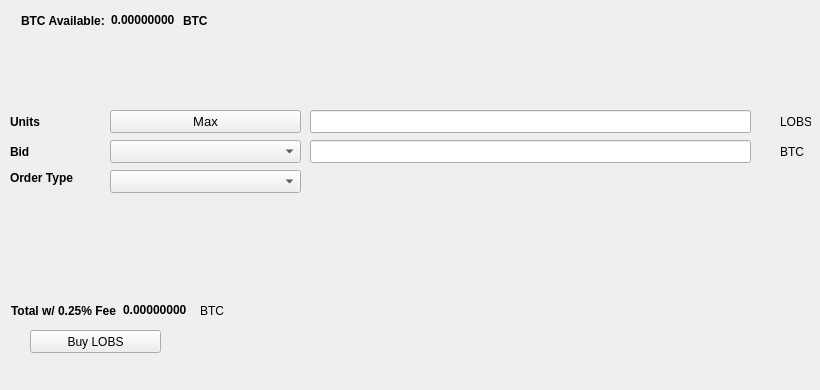
   <widget class="QWidget" name="BuyTab">
    <attribute name="title">
     <string>Buy</string>
    </attribute>
    <widget class="QPushButton" name="BuyLOBS">
     <property name="geometry">
      <rect>
       <x>30</x>
       <y>330</y>
       <width>131</width>
       <height>23</height>
      </rect>
     </property>
     <property name="text">
      <string>Buy LOBS</string>
     </property>
     <property name="icon">
      <iconset resource="../lobstex.qrc">
       <normaloff>:/icons/bitcoin</normaloff>:/icons/bitcoin</iconset>
     </property>
    </widget>
    <widget class="QLabel" name="label_3">
     <property name="geometry">
      <rect>
       <x>10</x>
       <y>110</y>
       <width>46</width>
       <height>23</height>
      </rect>
     </property>
     <property name="font">
      <font>
       <weight>75</weight>
       <bold>true</bold>
      </font>
     </property>
     <property name="text">
      <string>Units</string>
     </property>
    </widget>
    <widget class="QLineEdit" name="UnitsInput">
     <property name="geometry">
      <rect>
       <x>310</x>
       <y>110</y>
       <width>441</width>
       <height>23</height>
      </rect>
     </property>
     <property name="font">
      <font>
       <pointsize>9</pointsize>
       <weight>75</weight>
       <bold>true</bold>
      </font>
     </property>
    </widget>
    <widget class="QLineEdit" name="BuyBidPriceEdit">
     <property name="geometry">
      <rect>
       <x>310</x>
       <y>140</y>
       <width>441</width>
       <height>23</height>
      </rect>
     </property>
     <property name="font">
      <font>
       <pointsize>9</pointsize>
       <weight>75</weight>
       <bold>true</bold>
      </font>
     </property>
    </widget>
    <widget class="QLabel" name="label_4">
     <property name="geometry">
      <rect>
       <x>780</x>
       <y>110</y>
       <width>31</width>
       <height>23</height>
      </rect>
     </property>
     <property name="text">
      <string>LOBS</string>
     </property>
    </widget>
    <widget class="QLabel" name="label_5">
     <property name="geometry">
      <rect>
       <x>780</x>
       <y>140</y>
       <width>31</width>
       <height>23</height>
      </rect>
     </property>
     <property name="text">
      <string>BTC</string>
     </property>
    </widget>
    <widget class="QLabel" name="label_6">
     <property name="geometry">
      <rect>
       <x>10</x>
       <y>140</y>
       <width>46</width>
       <height>23</height>
      </rect>
     </property>
     <property name="font">
      <font>
       <weight>75</weight>
       <bold>true</bold>
      </font>
     </property>
     <property name="text">
      <string>Bid</string>
     </property>
    </widget>
    <widget class="QLabel" name="label_7">
     <property name="geometry">
      <rect>
       <x>10</x>
       <y>170</y>
       <width>91</width>
       <height>16</height>
      </rect>
     </property>
     <property name="font">
      <font>
       <weight>75</weight>
       <bold>true</bold>
      </font>
     </property>
     <property name="text">
      <string>Order Type</string>
     </property>
    </widget>
    <widget class="QPushButton" name="Buy_Max_Amount">
     <property name="geometry">
      <rect>
       <x>110</x>
       <y>110</y>
       <width>191</width>
       <height>23</height>
      </rect>
     </property>
     <property name="font">
      <font>
       <pointsize>10</pointsize>
      </font>
     </property>
     <property name="text">
      <string>Max</string>
     </property>
    </widget>
    <widget class="QComboBox" name="BuyBidcomboBox">
     <property name="geometry">
      <rect>
       <x>110</x>
       <y>140</y>
       <width>191</width>
       <height>23</height>
      </rect>
     </property>
     <property name="font">
      <font>
       <pointsize>10</pointsize>
      </font>
     </property>
    </widget>
    <widget class="QComboBox" name="buyOrdertypeCombo">
     <property name="geometry">
      <rect>
       <x>110</x>
       <y>170</y>
       <width>191</width>
       <height>23</height>
      </rect>
     </property>
     <property name="font">
      <font>
       <pointsize>10</pointsize>
      </font>
     </property>
    </widget>
    <widget class="QWidget" name="layoutWidget1">
     <property name="geometry">
      <rect>
       <x>21</x>
       <y>11</y>
       <width>227</width>
       <height>19</height>
      </rect>
     </property>
     <layout class="QHBoxLayout" name="horizontalLayout_3">
      <item>
       <widget class="QLabel" name="label232">
        <property name="font">
         <font>
          <weight>75</weight>
          <bold>true</bold>
         </font>
        </property>
        <property name="text">
         <string>BTC Available:</string>
        </property>
       </widget>
      </item>
      <item>
       <widget class="QLabel" name="BtcAvailableLbl">
        <property name="palette">
         <palette>
          <active>
           <colorrole role="WindowText">
            <brush brushstyle="SolidPattern">
             <color alpha="255">
              <red>0</red>
              <green>0</green>
              <blue>0</blue>
             </color>
            </brush>
           </colorrole>
           <colorrole role="Button">
            <brush brushstyle="SolidPattern">
             <color alpha="255">
              <red>0</red>
              <green>170</green>
              <blue>0</blue>
             </color>
            </brush>
           </colorrole>
           <colorrole role="Light">
            <brush brushstyle="SolidPattern">
             <color alpha="255">
              <red>0</red>
              <green>255</green>
              <blue>0</blue>
             </color>
            </brush>
           </colorrole>
           <colorrole role="Midlight">
            <brush brushstyle="SolidPattern">
             <color alpha="255">
              <red>0</red>
              <green>212</green>
              <blue>0</blue>
             </color>
            </brush>
           </colorrole>
           <colorrole role="Dark">
            <brush brushstyle="SolidPattern">
             <color alpha="255">
              <red>0</red>
              <green>85</green>
              <blue>0</blue>
             </color>
            </brush>
           </colorrole>
           <colorrole role="Mid">
            <brush brushstyle="SolidPattern">
             <color alpha="255">
              <red>0</red>
              <green>113</green>
              <blue>0</blue>
             </color>
            </brush>
           </colorrole>
           <colorrole role="Text">
            <brush brushstyle="SolidPattern">
             <color alpha="255">
              <red>0</red>
              <green>170</green>
              <blue>0</blue>
             </color>
            </brush>
           </colorrole>
           <colorrole role="BrightText">
            <brush brushstyle="SolidPattern">
             <color alpha="255">
              <red>255</red>
              <green>255</green>
              <blue>255</blue>
             </color>
            </brush>
           </colorrole>
           <colorrole role="ButtonText">
            <brush brushstyle="SolidPattern">
             <color alpha="255">
              <red>0</red>
              <green>0</green>
              <blue>0</blue>
             </color>
            </brush>
           </colorrole>
           <colorrole role="Base">
            <brush brushstyle="SolidPattern">
             <color alpha="255">
              <red>255</red>
              <green>255</green>
              <blue>255</blue>
             </color>
            </brush>
           </colorrole>
           <colorrole role="Window">
            <brush brushstyle="SolidPattern">
             <color alpha="255">
              <red>0</red>
              <green>170</green>
              <blue>0</blue>
             </color>
            </brush>
           </colorrole>
           <colorrole role="Shadow">
            <brush brushstyle="SolidPattern">
             <color alpha="255">
              <red>0</red>
              <green>0</green>
              <blue>0</blue>
             </color>
            </brush>
           </colorrole>
           <colorrole role="AlternateBase">
            <brush brushstyle="SolidPattern">
             <color alpha="255">
              <red>127</red>
              <green>212</green>
              <blue>127</blue>
             </color>
            </brush>
           </colorrole>
           <colorrole role="ToolTipBase">
            <brush brushstyle="SolidPattern">
             <color alpha="255">
              <red>255</red>
              <green>255</green>
              <blue>220</blue>
             </color>
            </brush>
           </colorrole>
           <colorrole role="ToolTipText">
            <brush brushstyle="SolidPattern">
             <color alpha="255">
              <red>0</red>
              <green>0</green>
              <blue>0</blue>
             </color>
            </brush>
           </colorrole>
          </active>
          <inactive>
           <colorrole role="WindowText">
            <brush brushstyle="SolidPattern">
             <color alpha="255">
              <red>0</red>
              <green>0</green>
              <blue>0</blue>
             </color>
            </brush>
           </colorrole>
           <colorrole role="Button">
            <brush brushstyle="SolidPattern">
             <color alpha="255">
              <red>0</red>
              <green>170</green>
              <blue>0</blue>
             </color>
            </brush>
           </colorrole>
           <colorrole role="Light">
            <brush brushstyle="SolidPattern">
             <color alpha="255">
              <red>0</red>
              <green>255</green>
              <blue>0</blue>
             </color>
            </brush>
           </colorrole>
           <colorrole role="Midlight">
            <brush brushstyle="SolidPattern">
             <color alpha="255">
              <red>0</red>
              <green>212</green>
              <blue>0</blue>
             </color>
            </brush>
           </colorrole>
           <colorrole role="Dark">
            <brush brushstyle="SolidPattern">
             <color alpha="255">
              <red>0</red>
              <green>85</green>
              <blue>0</blue>
             </color>
            </brush>
           </colorrole>
           <colorrole role="Mid">
            <brush brushstyle="SolidPattern">
             <color alpha="255">
              <red>0</red>
              <green>113</green>
              <blue>0</blue>
             </color>
            </brush>
           </colorrole>
           <colorrole role="Text">
            <brush brushstyle="SolidPattern">
             <color alpha="255">
              <red>0</red>
              <green>170</green>
              <blue>0</blue>
             </color>
            </brush>
           </colorrole>
           <colorrole role="BrightText">
            <brush brushstyle="SolidPattern">
             <color alpha="255">
              <red>255</red>
              <green>255</green>
              <blue>255</blue>
             </color>
            </brush>
           </colorrole>
           <colorrole role="ButtonText">
            <brush brushstyle="SolidPattern">
             <color alpha="255">
              <red>0</red>
              <green>0</green>
              <blue>0</blue>
             </color>
            </brush>
           </colorrole>
           <colorrole role="Base">
            <brush brushstyle="SolidPattern">
             <color alpha="255">
              <red>255</red>
              <green>255</green>
              <blue>255</blue>
             </color>
            </brush>
           </colorrole>
           <colorrole role="Window">
            <brush brushstyle="SolidPattern">
             <color alpha="255">
              <red>0</red>
              <green>170</green>
              <blue>0</blue>
             </color>
            </brush>
           </colorrole>
           <colorrole role="Shadow">
            <brush brushstyle="SolidPattern">
             <color alpha="255">
              <red>0</red>
              <green>0</green>
              <blue>0</blue>
             </color>
            </brush>
           </colorrole>
           <colorrole role="AlternateBase">
            <brush brushstyle="SolidPattern">
             <color alpha="255">
              <red>127</red>
              <green>212</green>
              <blue>127</blue>
             </color>
            </brush>
           </colorrole>
           <colorrole role="ToolTipBase">
            <brush brushstyle="SolidPattern">
             <color alpha="255">
              <red>255</red>
              <green>255</green>
              <blue>220</blue>
             </color>
            </brush>
           </colorrole>
           <colorrole role="ToolTipText">
            <brush brushstyle="SolidPattern">
             <color alpha="255">
              <red>0</red>
              <green>0</green>
              <blue>0</blue>
             </color>
            </brush>
           </colorrole>
          </inactive>
          <disabled>
           <colorrole role="WindowText">
            <brush brushstyle="SolidPattern">
             <color alpha="255">
              <red>0</red>
              <green>85</green>
              <blue>0</blue>
             </color>
            </brush>
           </colorrole>
           <colorrole role="Button">
            <brush brushstyle="SolidPattern">
             <color alpha="255">
              <red>0</red>
              <green>170</green>
              <blue>0</blue>
             </color>
            </brush>
           </colorrole>
           <colorrole role="Light">
            <brush brushstyle="SolidPattern">
             <color alpha="255">
              <red>0</red>
              <green>255</green>
              <blue>0</blue>
             </color>
            </brush>
           </colorrole>
           <colorrole role="Midlight">
            <brush brushstyle="SolidPattern">
             <color alpha="255">
              <red>0</red>
              <green>212</green>
              <blue>0</blue>
             </color>
            </brush>
           </colorrole>
           <colorrole role="Dark">
            <brush brushstyle="SolidPattern">
             <color alpha="255">
              <red>0</red>
              <green>85</green>
              <blue>0</blue>
             </color>
            </brush>
           </colorrole>
           <colorrole role="Mid">
            <brush brushstyle="SolidPattern">
             <color alpha="255">
              <red>0</red>
              <green>113</green>
              <blue>0</blue>
             </color>
            </brush>
           </colorrole>
           <colorrole role="Text">
            <brush brushstyle="SolidPattern">
             <color alpha="255">
              <red>0</red>
              <green>85</green>
              <blue>0</blue>
             </color>
            </brush>
           </colorrole>
           <colorrole role="BrightText">
            <brush brushstyle="SolidPattern">
             <color alpha="255">
              <red>255</red>
              <green>255</green>
              <blue>255</blue>
             </color>
            </brush>
           </colorrole>
           <colorrole role="ButtonText">
            <brush brushstyle="SolidPattern">
             <color alpha="255">
              <red>0</red>
              <green>85</green>
              <blue>0</blue>
             </color>
            </brush>
           </colorrole>
           <colorrole role="Base">
            <brush brushstyle="SolidPattern">
             <color alpha="255">
              <red>0</red>
              <green>170</green>
              <blue>0</blue>
             </color>
            </brush>
           </colorrole>
           <colorrole role="Window">
            <brush brushstyle="SolidPattern">
             <color alpha="255">
              <red>0</red>
              <green>170</green>
              <blue>0</blue>
             </color>
            </brush>
           </colorrole>
           <colorrole role="Shadow">
            <brush brushstyle="SolidPattern">
             <color alpha="255">
              <red>0</red>
              <green>0</green>
              <blue>0</blue>
             </color>
            </brush>
           </colorrole>
           <colorrole role="AlternateBase">
            <brush brushstyle="SolidPattern">
             <color alpha="255">
              <red>0</red>
              <green>170</green>
              <blue>0</blue>
             </color>
            </brush>
           </colorrole>
           <colorrole role="ToolTipBase">
            <brush brushstyle="SolidPattern">
             <color alpha="255">
              <red>255</red>
              <green>255</green>
              <blue>220</blue>
             </color>
            </brush>
           </colorrole>
           <colorrole role="ToolTipText">
            <brush brushstyle="SolidPattern">
             <color alpha="255">
              <red>0</red>
              <green>0</green>
              <blue>0</blue>
             </color>
            </brush>
           </colorrole>
          </disabled>
         </palette>
        </property>
        <property name="font">
         <font>
          <weight>75</weight>
          <bold>true</bold>
         </font>
        </property>
        <property name="text">
         <string>0.00000000</string>
        </property>
        <property name="textInteractionFlags">
         <set>Qt::LinksAccessibleByMouse|Qt::TextSelectableByKeyboard|Qt::TextSelectableByMouse</set>
        </property>
       </widget>
      </item>
      <item>
       <widget class="QLabel" name="BtcAvailableLbl_2">
        <property name="font">
         <font>
          <weight>75</weight>
          <bold>true</bold>
         </font>
        </property>
        <property name="text">
         <string>BTC</string>
        </property>
       </widget>
      </item>
     </layout>
    </widget>
    <widget class="QWidget" name="layoutWidge2">
     <property name="geometry">
      <rect>
       <x>11</x>
       <y>301</y>
       <width>259</width>
       <height>19</height>
      </rect>
     </property>
     <layout class="QHBoxLayout" name="horizontalLayout_4">
      <item>
       <widget class="QLabel" name="label_9">
        <property name="font">
         <font>
          <weight>75</weight>
          <bold>true</bold>
         </font>
        </property>
        <property name="text">
         <string>Total w/ 0.25% Fee</string>
        </property>
       </widget>
      </item>
      <item>
       <widget class="QLabel" name="BuyCostLabel">
        <property name="palette">
         <palette>
          <active>
           <colorrole role="WindowText">
            <brush brushstyle="SolidPattern">
             <color alpha="255">
              <red>0</red>
              <green>0</green>
              <blue>0</blue>
             </color>
            </brush>
           </colorrole>
           <colorrole role="Button">
            <brush brushstyle="SolidPattern">
             <color alpha="255">
              <red>0</red>
              <green>170</green>
              <blue>0</blue>
             </color>
            </brush>
           </colorrole>
           <colorrole role="Light">
            <brush brushstyle="SolidPattern">
             <color alpha="255">
              <red>0</red>
              <green>255</green>
              <blue>0</blue>
             </color>
            </brush>
           </colorrole>
           <colorrole role="Midlight">
            <brush brushstyle="SolidPattern">
             <color alpha="255">
              <red>0</red>
              <green>212</green>
              <blue>0</blue>
             </color>
            </brush>
           </colorrole>
           <colorrole role="Dark">
            <brush brushstyle="SolidPattern">
             <color alpha="255">
              <red>0</red>
              <green>85</green>
              <blue>0</blue>
             </color>
            </brush>
           </colorrole>
           <colorrole role="Mid">
            <brush brushstyle="SolidPattern">
             <color alpha="255">
              <red>0</red>
              <green>113</green>
              <blue>0</blue>
             </color>
            </brush>
           </colorrole>
           <colorrole role="Text">
            <brush brushstyle="SolidPattern">
             <color alpha="255">
              <red>0</red>
              <green>170</green>
              <blue>0</blue>
             </color>
            </brush>
           </colorrole>
           <colorrole role="BrightText">
            <brush brushstyle="SolidPattern">
             <color alpha="255">
              <red>255</red>
              <green>255</green>
              <blue>255</blue>
             </color>
            </brush>
           </colorrole>
           <colorrole role="ButtonText">
            <brush brushstyle="SolidPattern">
             <color alpha="255">
              <red>0</red>
              <green>0</green>
              <blue>0</blue>
             </color>
            </brush>
           </colorrole>
           <colorrole role="Base">
            <brush brushstyle="SolidPattern">
             <color alpha="255">
              <red>255</red>
              <green>255</green>
              <blue>255</blue>
             </color>
            </brush>
           </colorrole>
           <colorrole role="Window">
            <brush brushstyle="SolidPattern">
             <color alpha="255">
              <red>0</red>
              <green>170</green>
              <blue>0</blue>
             </color>
            </brush>
           </colorrole>
           <colorrole role="Shadow">
            <brush brushstyle="SolidPattern">
             <color alpha="255">
              <red>0</red>
              <green>0</green>
              <blue>0</blue>
             </color>
            </brush>
           </colorrole>
           <colorrole role="AlternateBase">
            <brush brushstyle="SolidPattern">
             <color alpha="255">
              <red>127</red>
              <green>212</green>
              <blue>127</blue>
             </color>
            </brush>
           </colorrole>
           <colorrole role="ToolTipBase">
            <brush brushstyle="SolidPattern">
             <color alpha="255">
              <red>255</red>
              <green>255</green>
              <blue>220</blue>
             </color>
            </brush>
           </colorrole>
           <colorrole role="ToolTipText">
            <brush brushstyle="SolidPattern">
             <color alpha="255">
              <red>0</red>
              <green>0</green>
              <blue>0</blue>
             </color>
            </brush>
           </colorrole>
          </active>
          <inactive>
           <colorrole role="WindowText">
            <brush brushstyle="SolidPattern">
             <color alpha="255">
              <red>0</red>
              <green>0</green>
              <blue>0</blue>
             </color>
            </brush>
           </colorrole>
           <colorrole role="Button">
            <brush brushstyle="SolidPattern">
             <color alpha="255">
              <red>0</red>
              <green>170</green>
              <blue>0</blue>
             </color>
            </brush>
           </colorrole>
           <colorrole role="Light">
            <brush brushstyle="SolidPattern">
             <color alpha="255">
              <red>0</red>
              <green>255</green>
              <blue>0</blue>
             </color>
            </brush>
           </colorrole>
           <colorrole role="Midlight">
            <brush brushstyle="SolidPattern">
             <color alpha="255">
              <red>0</red>
              <green>212</green>
              <blue>0</blue>
             </color>
            </brush>
           </colorrole>
           <colorrole role="Dark">
            <brush brushstyle="SolidPattern">
             <color alpha="255">
              <red>0</red>
              <green>85</green>
              <blue>0</blue>
             </color>
            </brush>
           </colorrole>
           <colorrole role="Mid">
            <brush brushstyle="SolidPattern">
             <color alpha="255">
              <red>0</red>
              <green>113</green>
              <blue>0</blue>
             </color>
            </brush>
           </colorrole>
           <colorrole role="Text">
            <brush brushstyle="SolidPattern">
             <color alpha="255">
              <red>0</red>
              <green>170</green>
              <blue>0</blue>
             </color>
            </brush>
           </colorrole>
           <colorrole role="BrightText">
            <brush brushstyle="SolidPattern">
             <color alpha="255">
              <red>255</red>
              <green>255</green>
              <blue>255</blue>
             </color>
            </brush>
           </colorrole>
           <colorrole role="ButtonText">
            <brush brushstyle="SolidPattern">
             <color alpha="255">
              <red>0</red>
              <green>0</green>
              <blue>0</blue>
             </color>
            </brush>
           </colorrole>
           <colorrole role="Base">
            <brush brushstyle="SolidPattern">
             <color alpha="255">
              <red>255</red>
              <green>255</green>
              <blue>255</blue>
             </color>
            </brush>
           </colorrole>
           <colorrole role="Window">
            <brush brushstyle="SolidPattern">
             <color alpha="255">
              <red>0</red>
              <green>170</green>
              <blue>0</blue>
             </color>
            </brush>
           </colorrole>
           <colorrole role="Shadow">
            <brush brushstyle="SolidPattern">
             <color alpha="255">
              <red>0</red>
              <green>0</green>
              <blue>0</blue>
             </color>
            </brush>
           </colorrole>
           <colorrole role="AlternateBase">
            <brush brushstyle="SolidPattern">
             <color alpha="255">
              <red>127</red>
              <green>212</green>
              <blue>127</blue>
             </color>
            </brush>
           </colorrole>
           <colorrole role="ToolTipBase">
            <brush brushstyle="SolidPattern">
             <color alpha="255">
              <red>255</red>
              <green>255</green>
              <blue>220</blue>
             </color>
            </brush>
           </colorrole>
           <colorrole role="ToolTipText">
            <brush brushstyle="SolidPattern">
             <color alpha="255">
              <red>0</red>
              <green>0</green>
              <blue>0</blue>
             </color>
            </brush>
           </colorrole>
          </inactive>
          <disabled>
           <colorrole role="WindowText">
            <brush brushstyle="SolidPattern">
             <color alpha="255">
              <red>0</red>
              <green>85</green>
              <blue>0</blue>
             </color>
            </brush>
           </colorrole>
           <colorrole role="Button">
            <brush brushstyle="SolidPattern">
             <color alpha="255">
              <red>0</red>
              <green>170</green>
              <blue>0</blue>
             </color>
            </brush>
           </colorrole>
           <colorrole role="Light">
            <brush brushstyle="SolidPattern">
             <color alpha="255">
              <red>0</red>
              <green>255</green>
              <blue>0</blue>
             </color>
            </brush>
           </colorrole>
           <colorrole role="Midlight">
            <brush brushstyle="SolidPattern">
             <color alpha="255">
              <red>0</red>
              <green>212</green>
              <blue>0</blue>
             </color>
            </brush>
           </colorrole>
           <colorrole role="Dark">
            <brush brushstyle="SolidPattern">
             <color alpha="255">
              <red>0</red>
              <green>85</green>
              <blue>0</blue>
             </color>
            </brush>
           </colorrole>
           <colorrole role="Mid">
            <brush brushstyle="SolidPattern">
             <color alpha="255">
              <red>0</red>
              <green>113</green>
              <blue>0</blue>
             </color>
            </brush>
           </colorrole>
           <colorrole role="Text">
            <brush brushstyle="SolidPattern">
             <color alpha="255">
              <red>0</red>
              <green>85</green>
              <blue>0</blue>
             </color>
            </brush>
           </colorrole>
           <colorrole role="BrightText">
            <brush brushstyle="SolidPattern">
             <color alpha="255">
              <red>255</red>
              <green>255</green>
              <blue>255</blue>
             </color>
            </brush>
           </colorrole>
           <colorrole role="ButtonText">
            <brush brushstyle="SolidPattern">
             <color alpha="255">
              <red>0</red>
              <green>85</green>
              <blue>0</blue>
             </color>
            </brush>
           </colorrole>
           <colorrole role="Base">
            <brush brushstyle="SolidPattern">
             <color alpha="255">
              <red>0</red>
              <green>170</green>
              <blue>0</blue>
             </color>
            </brush>
           </colorrole>
           <colorrole role="Window">
            <brush brushstyle="SolidPattern">
             <color alpha="255">
              <red>0</red>
              <green>170</green>
              <blue>0</blue>
             </color>
            </brush>
           </colorrole>
           <colorrole role="Shadow">
            <brush brushstyle="SolidPattern">
             <color alpha="255">
              <red>0</red>
              <green>0</green>
              <blue>0</blue>
             </color>
            </brush>
           </colorrole>
           <colorrole role="AlternateBase">
            <brush brushstyle="SolidPattern">
             <color alpha="255">
              <red>0</red>
              <green>170</green>
              <blue>0</blue>
             </color>
            </brush>
           </colorrole>
           <colorrole role="ToolTipBase">
            <brush brushstyle="SolidPattern">
             <color alpha="255">
              <red>255</red>
              <green>255</green>
              <blue>220</blue>
             </color>
            </brush>
           </colorrole>
           <colorrole role="ToolTipText">
            <brush brushstyle="SolidPattern">
             <color alpha="255">
              <red>0</red>
              <green>0</green>
              <blue>0</blue>
             </color>
            </brush>
           </colorrole>
          </disabled>
         </palette>
        </property>
        <property name="font">
         <font>
          <weight>75</weight>
          <bold>true</bold>
         </font>
        </property>
        <property name="autoFillBackground">
         <bool>false</bool>
        </property>
        <property name="text">
         <string>0.00000000</string>
        </property>
        <property name="textInteractionFlags">
         <set>Qt::LinksAccessibleByMouse|Qt::TextSelectableByMouse</set>
        </property>
       </widget>
      </item>
      <item>
       <widget class="QLabel" name="label_10">
        <property name="font">
         <font>
          <weight>50</weight>
          <bold>false</bold>
         </font>
        </property>
        <property name="text">
         <string>BTC</string>
        </property>
       </widget>
      </item>
     </layout>
    </widget>
    <widget class="QLabel" name="label_24">
     <property name="geometry">
      <rect>
       <x>460</x>
       <y>300</y>
       <width>281</width>
       <height>81</height>
      </rect>
     </property>
     <property name="text">
      <string/>
     </property>
     <property name="pixmap">
      <pixmap>:/images/bittrex</pixmap>
     </property>
    </widget>
   </widget>
